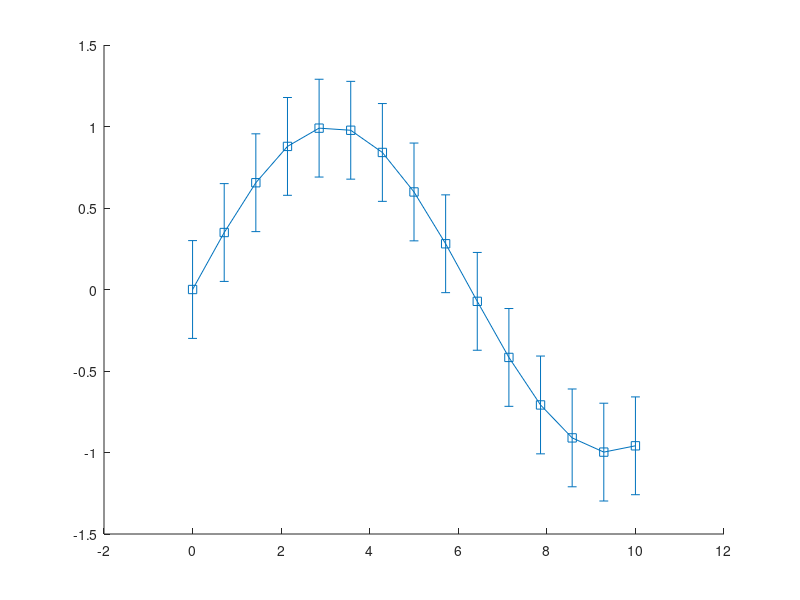

MATLAB code for this plot: (Note: this script raises an error after producing the figure.)
x = linspace(0,10,15);
y = sin(x/2);
err = 0.3*ones(size(y));
errorbar(x,y,err,'-s','MarkerSize',10,...
    'MarkerEdgeColor','red','MarkerFaceColor','red');
